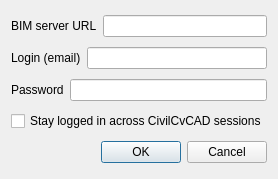
<?xml version="1.0" encoding="UTF-8"?>
<ui version="4.0">
 <class>Dialog</class>
 <widget class="QDialog" name="Dialog">
  <property name="geometry">
   <rect>
    <x>0</x>
    <y>0</y>
    <width>274</width>
    <height>179</height>
   </rect>
  </property>
  <property name="windowTitle">
   <string>BimServer Login</string>
  </property>
  <layout class="QVBoxLayout" name="verticalLayout">
   <item>
    <layout class="QHBoxLayout" name="horizontalLayout_4">
     <item>
      <widget class="QLabel" name="label_2">
       <property name="text">
        <string>BIM server URL</string>
       </property>
      </widget>
     </item>
     <item>
      <widget class="QLineEdit" name="editUrl"/>
     </item>
    </layout>
   </item>
   <item>
    <layout class="QHBoxLayout" name="horizontalLayout">
     <item>
      <widget class="QLabel" name="label">
       <property name="text">
        <string>Login (email)</string>
       </property>
      </widget>
     </item>
     <item>
      <widget class="QLineEdit" name="editLogin"/>
     </item>
    </layout>
   </item>
   <item>
    <layout class="QHBoxLayout" name="horizontalLayout_2">
     <item>
      <widget class="QLabel" name="label_3">
       <property name="text">
        <string>Password</string>
       </property>
      </widget>
     </item>
     <item>
      <widget class="QLineEdit" name="editPassword"/>
     </item>
    </layout>
   </item>
   <item>
    <widget class="QCheckBox" name="checkStore">
     <property name="text">
      <string>Stay logged in across CivilCvCAD sessions</string>
     </property>
    </widget>
   </item>
   <item>
    <widget class="QDialogButtonBox" name="buttonBox">
     <property name="orientation">
      <enum>Qt::Horizontal</enum>
     </property>
     <property name="standardButtons">
      <set>QDialogButtonBox::Cancel|QDialogButtonBox::Ok</set>
     </property>
    </widget>
   </item>
  </layout>
 </widget>
 <resources/>
 <connections>
  <connection>
   <sender>buttonBox</sender>
   <signal>accepted()</signal>
   <receiver>Dialog</receiver>
   <slot>accept()</slot>
   <hints>
    <hint type="sourcelabel">
     <x>248</x>
     <y>254</y>
    </hint>
    <hint type="destinationlabel">
     <x>157</x>
     <y>274</y>
    </hint>
   </hints>
  </connection>
  <connection>
   <sender>buttonBox</sender>
   <signal>rejected()</signal>
   <receiver>Dialog</receiver>
   <slot>reject()</slot>
   <hints>
    <hint type="sourcelabel">
     <x>316</x>
     <y>260</y>
    </hint>
    <hint type="destinationlabel">
     <x>286</x>
     <y>274</y>
    </hint>
   </hints>
  </connection>
 </connections>
</ui>
